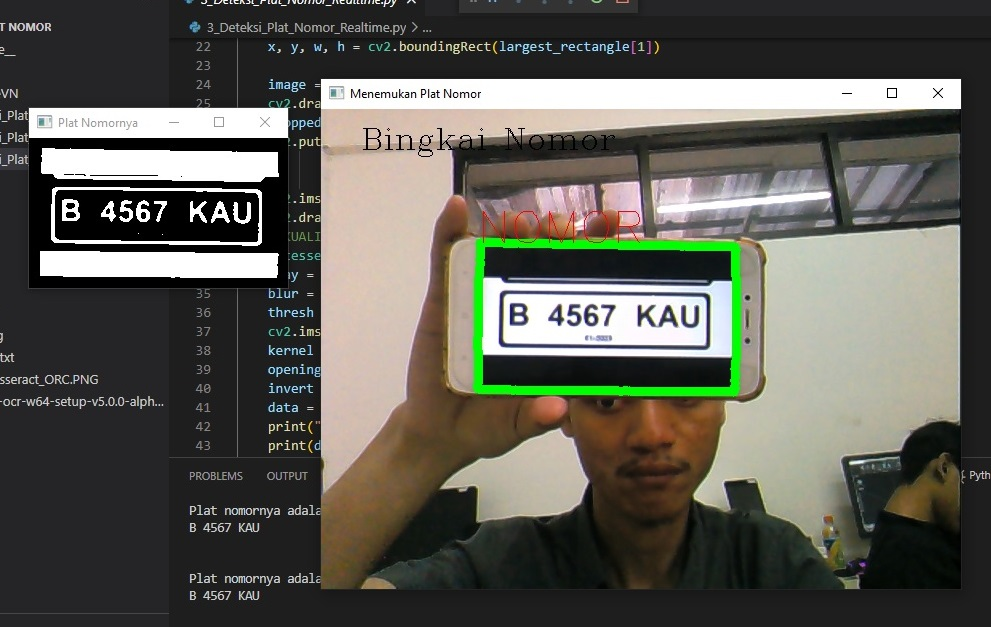
#> input picture Hasil_Deteksi_Plat_Nomor_2.jpg, 991 x 627 px, given in place of the camera
$ python 3_Deteksi_Plat_Nomor_Realtime.py
#> lines starting #> are read from the running program, lines starting #| are printed output that depends on the picture; after the words box and inside, x2 and y2 are one past the last pixel; in counts of white or black regions, pixels touching at a corner belong together
# BEBAN DITERIMA VA MODUL BISA MENCERIK
import cv2
import pytesseract
#BACA GAMBAR - IDENTIFIKASI GAMBAR TERPISAH
cap = cv2.VideoCapture(1)
# Mulai loping
while(True):
    ret, frame = cap.read()
#> frame is the input picture: shape (627, 991, 3); mean B, G, R 84.6, 92.4, 93.4
    gray = cv2.cvtColor(frame, cv2.COLOR_BGR2GRAY)
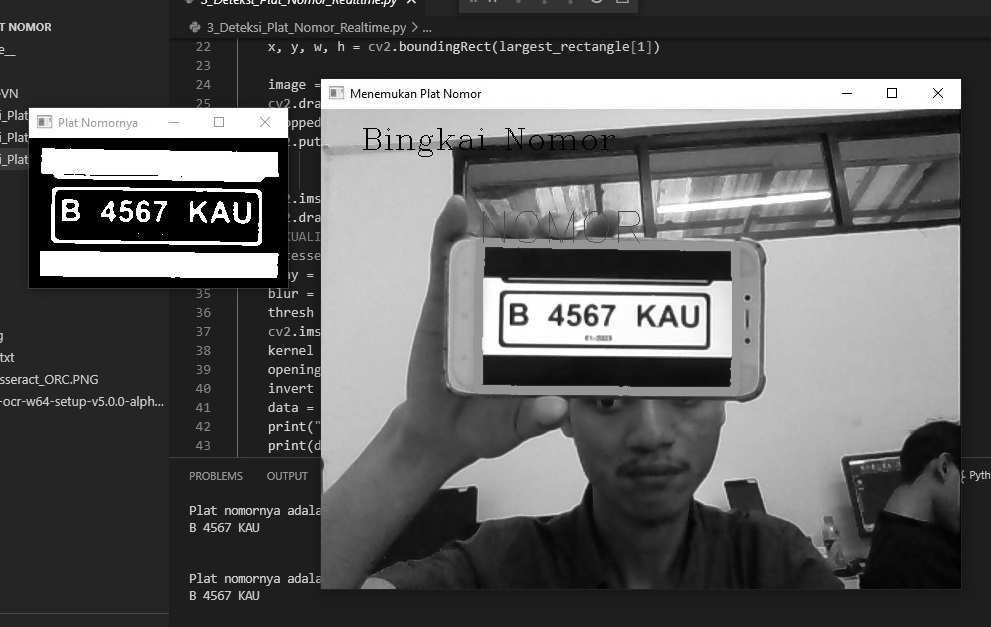
#> gray: shape (627, 991); min 0, max 255, mean 91.8
    thresh = cv2.adaptiveThreshold(gray, 255, cv2.ADAPTIVE_THRESH_MEAN_C, cv2.THRESH_BINARY, 11, 2)
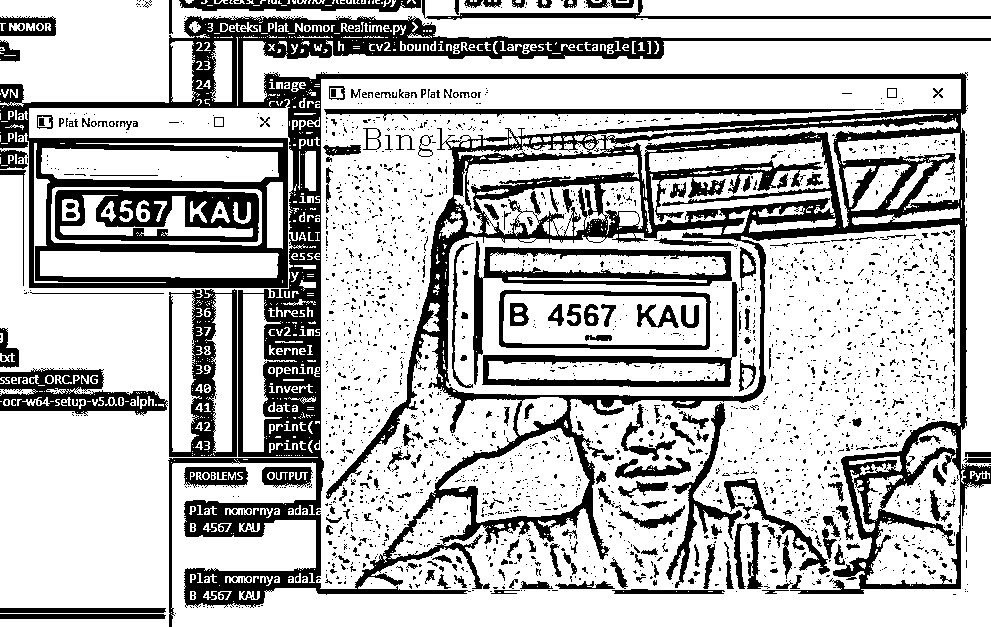
#> thresh: shape (627, 991); 73% white; 2549 black regions (2315 under 20 px)
    cv2.putText(frame, "Bingkai Nomor", (40, 40), cv2.FONT_HERSHEY_COMPLEX, 1, (0, 0, 0))
#> frame: shape (627, 991, 3); 0.15% of pixels changed, all inside (x1, y1, x2, y2) = (42, 19, 294, 48)
    # Buat kontur untuk dilacak
    contours, h = cv2.findContours(thresh, 1, 2)
#> contours = 4410 contours, 3868 with area under 20; largest, box (x1, y1, x2, y2) and area: (171, 224, 991, 627) 140353, (316, 79, 961, 589) 81248, (0, 99, 318, 627) 71599, (446, 227, 761, 397) 48411, (0, 0, 991, 107) 29377
    largest_rectangle = [0, 0]
    for cnt in contours:
        lenght = 0.01 * cv2.arcLength(cnt, True)
        approx = cv2.approxPolyDP(cnt, lenght, True)
        if len(approx) == 4:
            area = cv2.contourArea(cnt)
            if area > largest_rectangle[0]:
                largest_rectangle = [cv2.contourArea(cnt), cnt, approx]
#> this loop made 4410 passes
#> (lenght, approx) on passes 1 to 12: (0.0566, [[173, 615], [174, 614], [175, 615], [174, 616]]), (0.0566, [[174, 613], [175, 612], [176, 613], [175, 614]]), (0, [[171, 612]]), (0.0566, [[252, 607], [253, 606], [254, 607], [253, 608]]), (0.0566, [[249, 607], [250, 606], [251, 607], [250, 608]]), (0.0566, [[241, 607], [242, 606], [243, 607], [242, 608]]), (0.0566, [[238, 607], [239, 606], [240, 607], [239, 608]]), (0.0566, [[230, 607], [231, 606], [232, 607], [231, 608]]), (0.0566, [[223, 607], [224, 606], [225, 607], [224, 608]]), (0.0566, [[212, 607], [213, 606], [214, 607], [213, 608]]), (0.0566, [[210, 607], [211, 606], [212, 607], [211, 608]]), (0.0566, [[206, 607], [207, 606], [208, 607], [207, 608]])
#> lenght on passes 17, 20, 25, 29, 34, 36: 0.0766, 0.0766, 0.0766, 0.0766, 0.0766, 0.0766
#> after the loop, largest_rectangle = 3 items, first 3: 12337, contour of 34 points, box (x1, y1, x2, y2) (498, 289, 712, 351), area 12337, [[499, 293], [706, 292], [710, 346], [501, 347]]
    x, y, w, h = cv2.boundingRect(largest_rectangle[1])
#> x = 498; y = 289; w = 214; h = 62

    image = frame[y:y + h, x:x + w]
    cv2.drawContours(frame, [largest_rectangle[1]], 0, (0, 255, 0), 8)
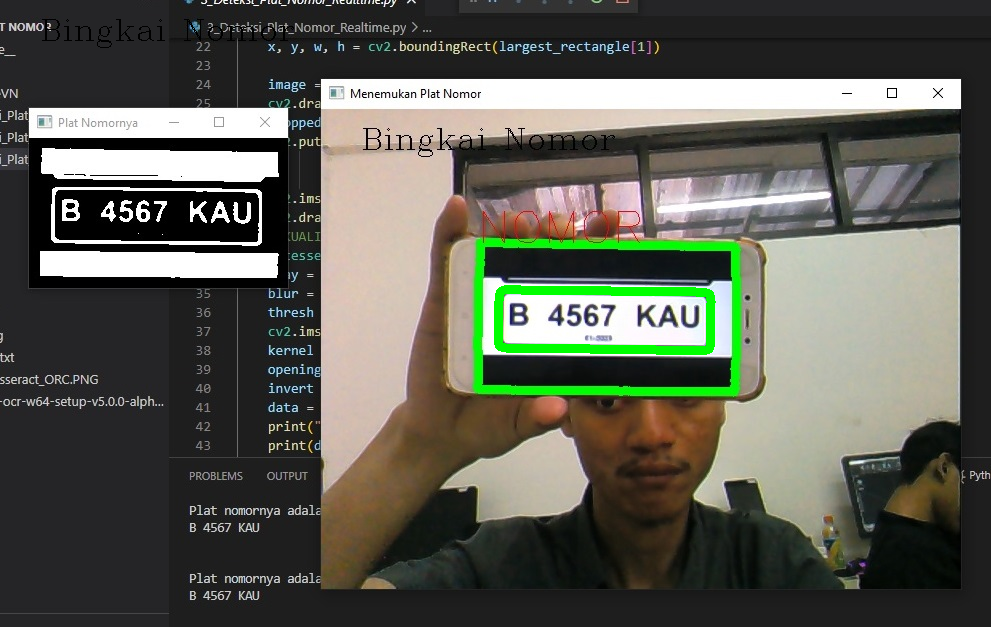
#> frame: shape (627, 991, 3); mean B, G, R 83.1, 92.9, 92
    cropped = frame[y:y + h, x:x + w]
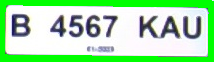
#> cropped: shape (62, 214, 3); mean B, G, R 168, 226.9, 164.5
    cv2.putText(frame, "NOMOR", (x, y),
                cv2.FONT_HERSHEY_SIMPLEX, 1.5,
                (0, 0, 255))
    cv2.imshow('Menemukan Plat Nomor', frame)
    cv2.drawContours(frame, [largest_rectangle[1]], 0, (255, 255, 255), 18)
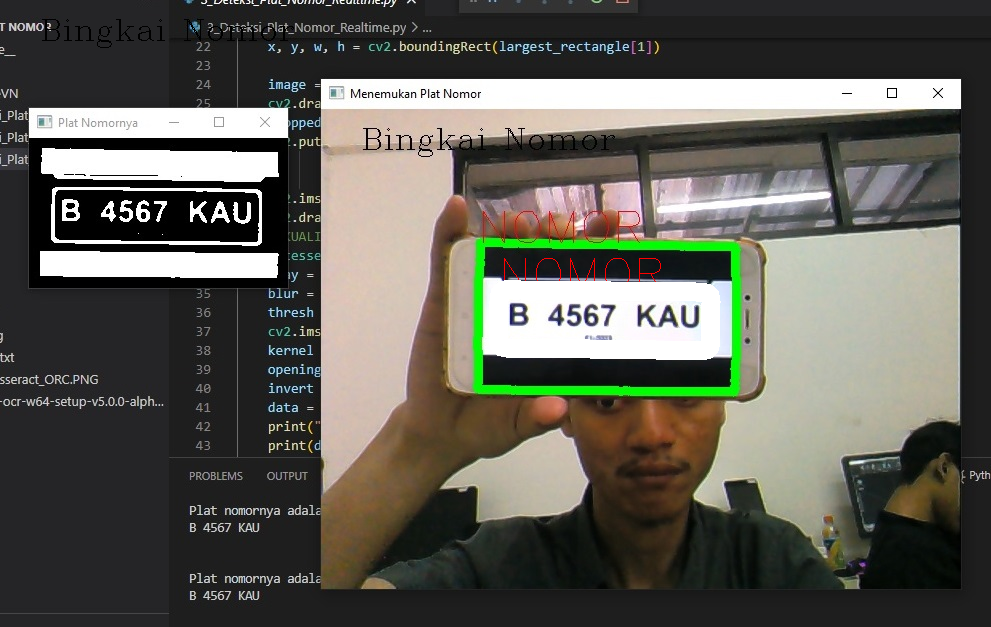
#> frame: shape (627, 991, 3); mean B, G, R 85.4, 93.4, 94.5
    # KUALITAS TINGGI DARI FILE TEKS
    pytesseract.pytesseract.tesseract_cmd = 'C:\Program Files\Tesseract-OCR\\tesseract.exe'
    gray = cv2.cvtColor(image, cv2.COLOR_BGR2GRAY)
#> gray: shape (62, 214)
    blur = cv2.GaussianBlur(gray, (3, 3), 0)
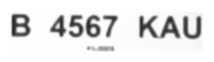
#> blur: shape (62, 214); min 36, max 255, mean 229.8
    thresh = cv2.threshold(blur, 0, 255, cv2.THRESH_BINARY_INV + cv2.THRESH_OTSU)[1]
#> thresh: shape (62, 214); 13.4% white; 11 white regions (2 under 20 px), largest, box (x1, y1, x2, y2) and area: (12, 14, 31, 37) 310, (139, 16, 159, 38) 238, (183, 16, 201, 39) 237
    cv2.imshow('Plat Nomornya', thresh)
    kernel = cv2.getStructuringElement(cv2.MORPH_RECT, (3, 3))
    opening = cv2.morphologyEx(thresh, cv2.MORPH_OPEN, kernel, iterations=1)
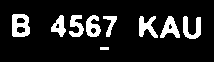
#> opening: shape (62, 214); 13.1% white; 9 white regions, largest, box (x1, y1, x2, y2) and area: (12, 14, 30, 37) 306, (183, 16, 201, 39) 235, (139, 16, 158, 38) 234
    invert = 255 - opening
#> (the run stopped early here; a loop or call above may not have finished)
